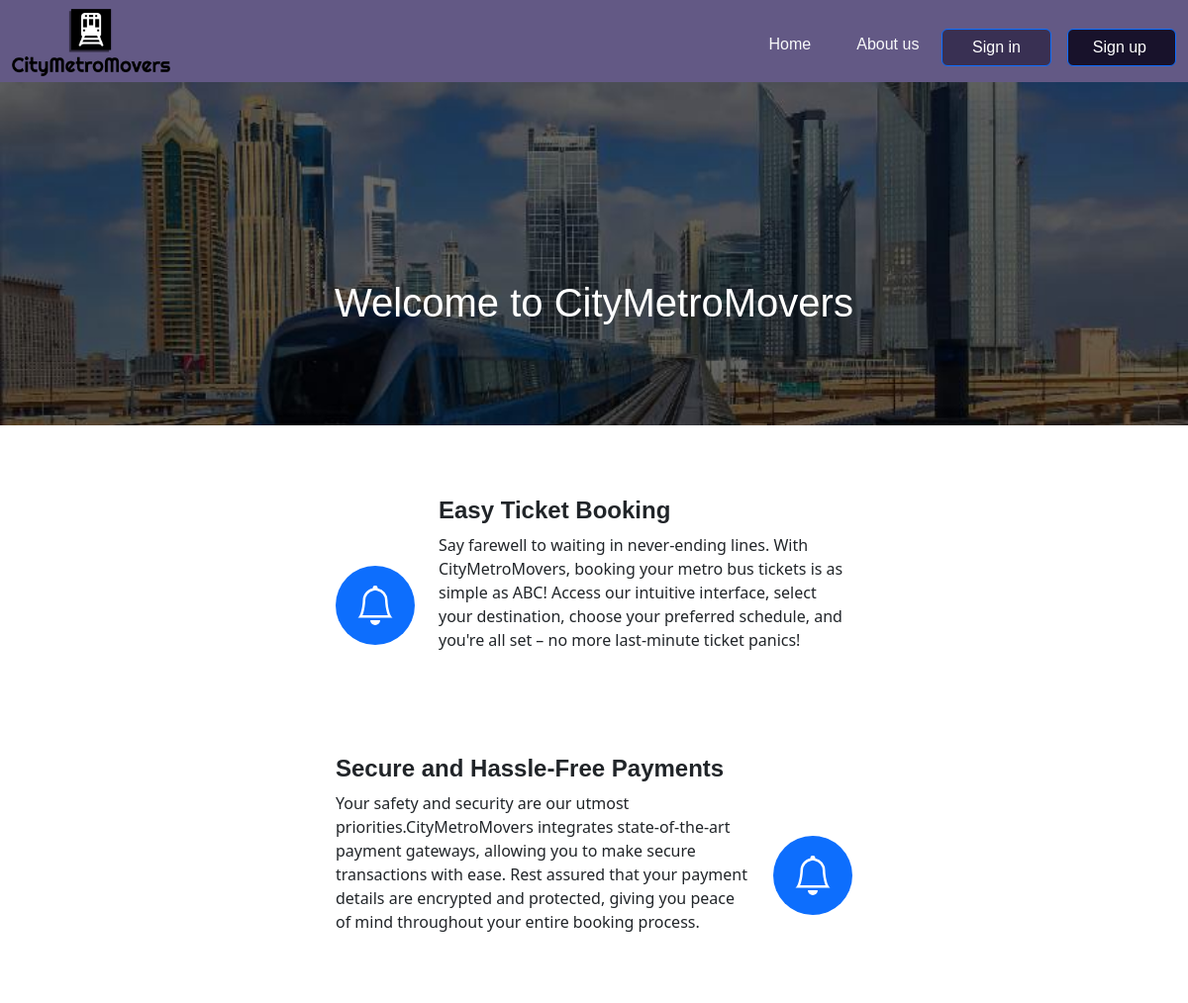
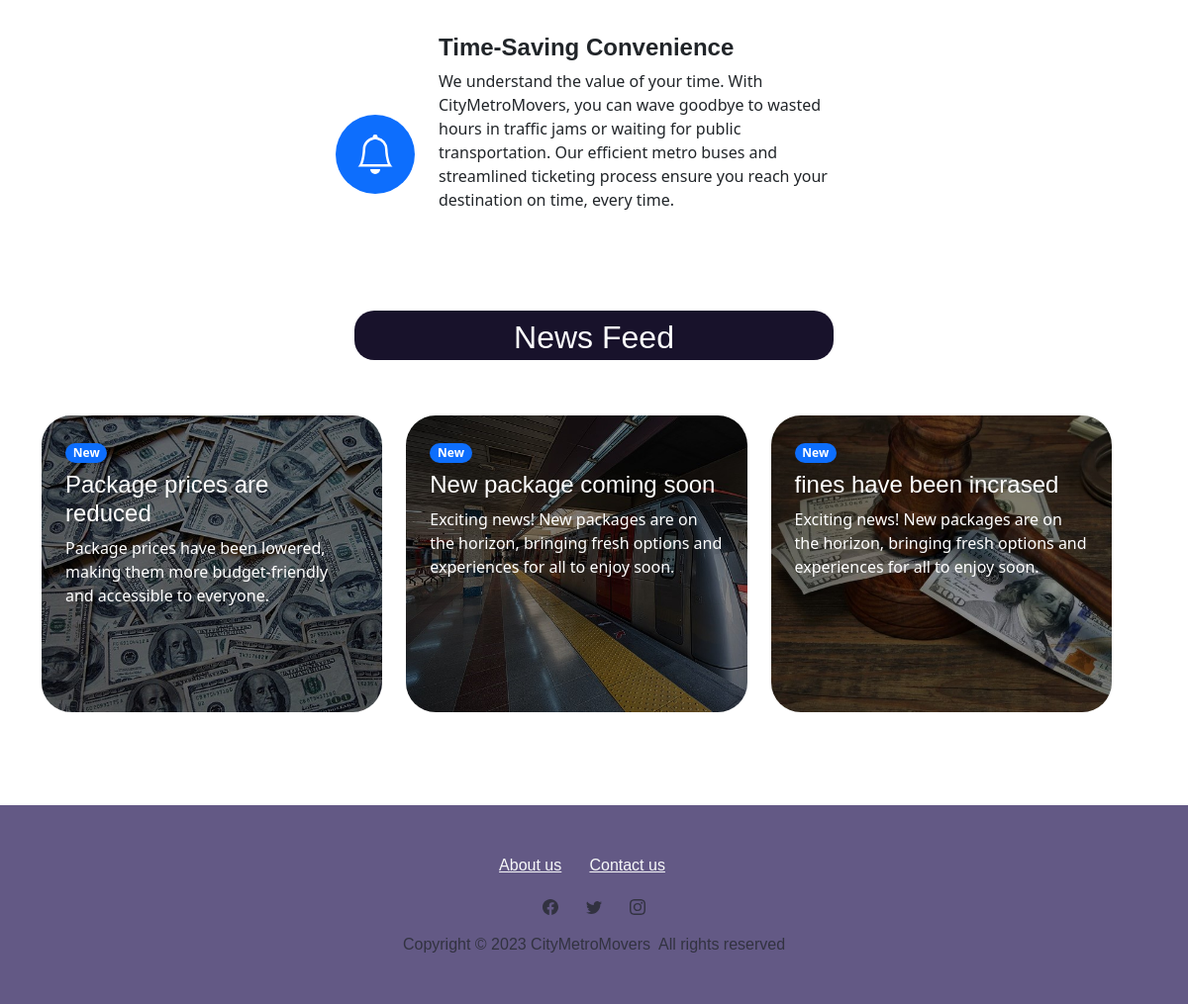
The page / on the database its author committed (2 pictures, top to bottom).
### tables this page shows
CREATE TABLE `news` (
  `News_id` varchar(10) NOT NULL,
  `News_topic` varchar(100) NOT NULL,
  `News_description` varchar(200) NOT NULL,
  `newsBox` varchar(15) NOT NULL
);

### Classes/newsAdd.php (called while the page is built, shortened)
<?php
class newsAdd {
     public static function newsGetter($Box){
         $dbcon1 =new DBConnector();
         $con = $dbcon1 ->getConnection();
          if($Box=="1") {
              try{
              $query ="SELECT News_topic,News_description FROM news WHERE newsBox=1";
              $pstmt =$con->prepare($query);
              $pstmt->execute();
              $rs1 =$pstmt->fetch(PDO::FETCH_OBJ);
             $News_topic = $rs1 ->News_topic;
             $News_description =$rs1 ->News_description;
             $news_array = array($News_topic,$News_description);
             return $news_array;
            }
             catch (PDOException $exc){
               echo $exc->getMessage();
           }
   }
            if($Box=="2") {
              try{
              $query ="SELECT News_topic,News_description FROM news WHERE newsBox=2";
              $pstmt =$con->prepare($query);
              $pstmt->execute();
              $rs2 =$pstmt->fetch(PDO::FETCH_OBJ);
             $News_topic = $rs2 ->News_topic;
             $News_description =$rs2 ->News_description;
             $news_array = array($News_topic,$News_description);
             return $news_array;
            }
             catch (PDOException $exc){
               echo $exc->getMessage();
           }
   }
              if($Box=="3") {
              try{
              $query ="SELECT News_topic,News_description FROM news WHERE newsBox=3";
              $pstmt =$con->prepare($query);
              $pstmt->execute();
              $rs3 =$pstmt->fetch(PDO::FETCH_OBJ);
             $News_topic = $rs3 ->News_topic;
             $News_description =$rs3 ->News_description;
             $news_array = array($News_topic,$News_description);
             return $news_array;
            }
             catch (PDOException $exc){
               echo $exc->getMessage();
           }
   }
 }
}

### index.php (the view, shortened to what this page needs)
<?php
require './Classes/newsAdd.php';
?>
<!DOCTYPE html>
<html data-bs-theme="light" lang="en">
<head>
  <link rel="stylesheet" href="https://cdn.jsdelivr.net/npm/bootstrap@5.3.0/dist/css/bootstrap.min.css">
  <link rel="stylesheet" href="css/home-style .css">
    <link rel="stylesheet" href="assets/css/navbar.css">
</head>
<body>
        <?php include('includes/navbar.php'); ?>
  <div style="background: url(&quot;assets/img/bg1.jpg&quot;) center / cover no-repeat;">
    <h1
      style="margin-bottom: 0px;color: var(--bs-body-bg);font-family: Verdana, Geneva, Tahoma, sans-serif
;text-align: center;padding-top: 200px;padding-bottom: 100px;">
      Welcome to CityMetroMovers</h1>
  </div>
  <div>
    <div class="simple-slider">
      <div class="swiper-container">
        <div class="swiper-wrapper">
          <div class="swiper-slide" style="background: var(--bs-body-bg);height: 800px;">
            <div class="container py-4 py-xl-5" style="background: var(--bs-body-bg);height: 900px;">
              <div class="row" style="background: var(--bs-body-bg);">
                <div class="col-md-8 col-xl-6 mx-auto p-4" style="background: var(--bs-body-bg);">
                  <div class="d-flex align-items-center align-items-md-start align-items-xl-center"
                    style="margin-bottom: 40px;background: var(--bs-body-bg);">
                    <div
                      class="bs-icon-xl bs-icon-circle bs-icon-primary d-flex flex-shrink-0 justify-content-center align-items-center me-4 d-inline-block bs-icon xl">
                      </div>
                    <div>
                      <h4 style="font-family: Verdana, Geneva, Tahoma, sans-serif
;"><strong>Easy Ticket Booking</strong></h4>
                      <p>Say farewell to waiting in never-ending lines. With CityMetroMovers, booking your metro bus
                        tickets is as simple as ABC! Access our intuitive interface, select your destination, choose
                        your preferred schedule, and you're all set – no more last-minute ticket panics!<br><br><br></p>
                    </div>
                  </div>
                  <div class="d-flex align-items-center align-items-md-start align-items-xl-center"
                    style="margin-bottom: 40px;background: var(--bs-body-bg);">
                    <div
                      class="bs-icon-xl bs-icon-circle bs-icon-primary d-flex flex-shrink-0 justify-content-center align-items-center order-last ms-4 d-inline-block bs-icon xl">
                      </div>
                    <div>
                      <h4 style="font-family: Verdana, Geneva, Tahoma, sans-serif
;"><strong>Secure and Hassle-Free Payments</strong></h4>
                      <p>Your safety and security are our utmost priorities.CityMetroMovers integrates state-of-the-art
                        payment gateways, allowing you to make secure transactions with ease. Rest assured that your
                        payment details are encrypted and protected, giving you peace of mind throughout your entire
                        booking process.<br><br><br></p>
                    </div>
                  </div>
                  <div class="d-flex align-items-center align-items-md-start align-items-xl-center"
                    style="margin-top: 40px;background: var(--bs-body-bg);">
                    <div
                      class="bs-icon-xl bs-icon-circle bs-icon-primary d-flex flex-shrink-0 justify-content-center align-items-center me-4 d-inline-block bs-icon xl">
                      </div>
                    <div>
                      <h4 style="font-family: Verdana, Geneva, Tahoma, sans-serif
;"><strong>Time-Saving Convenience</strong></h4>
                      <p>We understand the value of your time. With CityMetroMovers, you can wave goodbye to wasted
                        hours in traffic jams or waiting for public transportation. Our efficient metro buses and
                        streamlined ticketing process ensure you reach your destination on time, every time.<br><br><br>
                      </p>
                    </div>
                  </div>
                </div>
              </div>
            </div>
          </div>
        </div>
      </div>
    </div>
  </div>
  <div style="background: rgb(255,255,255);margin: 0px;">
    <div class="container py-4 py-xl-5" style="background: var(--bs-body-bg);margin-bottom: 0px;">
      <div class="row mb-5" style="background: var(--bs-body-bg);margin: 50px;margin-bottom: 50px;">
        <div class="col-md-8 col-xl-6 text-center mx-auto">
          <h2
            style="font-family: Verdana, Geneva, Tahoma, sans-serif
;background: rgb(24, 18, 43);border-radius: 20px;height: 50px;margin-top: 0px;padding: 8px; color:white;">
            News Feed</h2>
        </div>
      </div>
      <div class="row gy-4 row-cols-1 row-cols-md-2 row-cols-xl-3"
        style="width: 100%;height: 300px;margin-bottom: 70px;">
           <?php
                $newsArray_1 = newsAdd::newsGetter("1");
                $BoxTopic_1 = $newsArray_1[0];
                $BoxDescription_1 =$newsArray_1[1];
           ?>
        <div class="col" style="height: 100%;width: 33%;">
          <div class="p-4"
            style="background: url(&quot;assets/img/Money_Cash.jpg&quot;) no-repeat;background-size: cover;border-radius: 30px;height: 100%;">
            <span class="badge rounded-pill bg-primary mb-2">New</span>
            <h4 style="font-family: Verdana, Geneva, Tahoma, sans-serif
;color: var(--bs-body-bg);">
              <?php
                         echo $BoxTopic_1;
              ?>
            </h4>
            <p style="color: var(--bs-body-bg);">
                 <?php
                         echo $BoxDescription_1;
                 ?>
            </p>
          </div>
        </div>
           <?php
                $newsArray_2 = newsAdd::newsGetter("2");
                $BoxTopic_2 = $newsArray_2[0];
                $BoxDescription_2 =$newsArray_2[1];
           ?>
        <div class="col" style="width: 33%;height: 100%;">
          <div class="p-4"
            style="background: url(&quot;assets/img/metro.jpg&quot;) no-repeat;background-size: cover;border-radius: 30px;height: 100%;">
            <span class="badge rounded-pill bg-primary mb-2">New</span>
            <h4 style="font-family: Verdana, Geneva, Tahoma, sans-serif
;color: var(--bs-body-bg);">
                 <?php
                         echo $BoxTopic_2;
                 ?>
            </h4>
            <p style="color: var(--bs-body-bg);">
                 <?php
                         echo $BoxDescription_2;
              ?>
            </p>
          </div>
        </div>
          <?php
                $newsArray_3 = newsAdd::newsGetter("3");
                $BoxTopic_3 = $newsArray_3[0];
                $BoxDescription_3 =$newsArray_3[1];
           ?>
        <div class="col" style="width: 33%;height: 100%;">
          <div class="p-4"
            style="background: url(&quot;assets/img/fine.jpg&quot;) no-repeat;background-size: cover;border-radius: 30px;height: 100%;">
            <span class="badge rounded-pill bg-primary mb-2">New</span>
            <h4 style="font-family: Verdana, Geneva, Tahoma, sans-serif
;color: var(--bs-body-bg);">
             <?php
                         echo $BoxTopic_3;
             ?>
            </h4>
            <p style="color: var(--bs-body-bg);">
                <?php
                         echo $BoxDescription_3;
                 ?>
            </p>
          </div>
        </div>
      </div>
    </div>
  </div>
  <div>
     <?php include('includes/footer.php'); ?>
  </div>
</body>
</html>

### rows shown on the page
news: News_topic "Package prices are reduced", News_description "Package prices have been lowered, making them more budget-friendly and accessible to everyone."
news: News_topic "New package coming soon", News_description "Exciting news! New packages are on the horizon, bringing fresh options and experiences for all to enjoy soon."
news: News_topic "fines have been incrased", News_description "Exciting news! New packages are on the horizon, bringing fresh options and experiences for all to enjoy soon."
